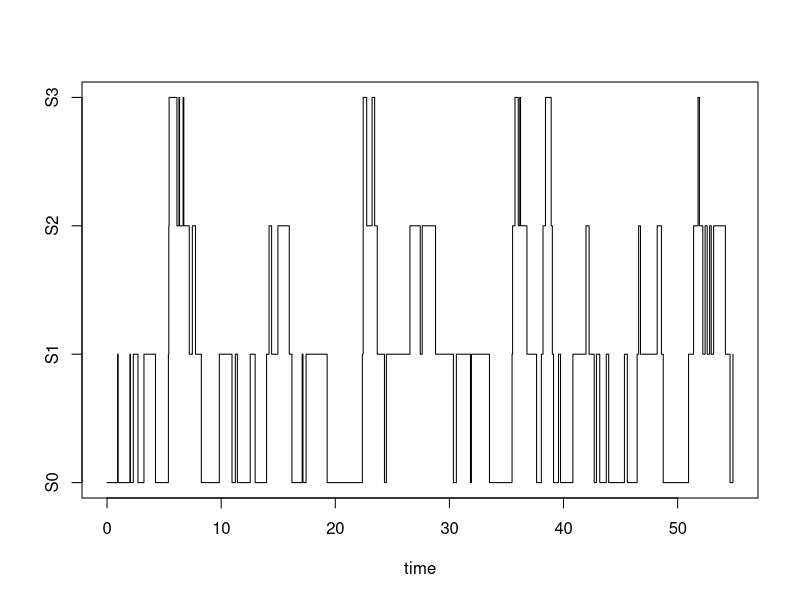

Reproduce this figure in R.
####################################################################
##
##   Simulating Continuous Time Markov Chains
##
##   date:   6/7/2018
##   author: Balint Tamasi
##
####################################################################

## Generator matrix
lambda <- 1
mu     <- 1
Q <- rbind(c(-lambda, lambda, 0, 0),
           c(mu, -(lambda+mu), lambda, 0),
           c(0, 2*mu, -(lambda+2*mu), lambda),
           c(0, 0, 2*mu, -2*mu))

sim_ctmc <- function(Tmax, Q, start = 1, S = 1:ncol(Q)) {
  ## ============================
  ## Simulates finite-state CTMC
  ## Q: generator matrix
  ## ============================
  H <- rowSums(Q) - diag(Q) ## holding rates
  ## transition matrix of embedded DTMC
  P <- Q / H
  diag(P) <- 0
  
  state <- start
  time  <- 0
  out_state <- S[state]
  out_time  <- time
  while (time < Tmax) {
    time <- time + rexp(1, H[state])
    state <- sample(1:ncol(Q), 1, prob = P[state, ])
    out_state <- c(out_state, S[state])
    out_time  <- c(out_time, time)
  }
  return(list(T = out_time, S = out_state))
}

## Simulate a long chain and plot the first part
set.seed(100)
mc <- sim_ctmc(1e4, Q, S = 0:3)
plot(mc$T[1:100], mc$S[1:100], 
     type = "s", yaxt = "n", xlab = "time", ylab = "")
axis(2, at = 0:3, labels = paste0("S", 0:3))

## Stationary distribution of the states
(p <- tapply(diff(mc$T), mc$S[-length(mc$S)], sum) / max(mc$T))
p %*% Q ## ~ 0

## Stationary distribution: analytical result
p0 <- 1 / (1 + lambda/mu + lambda^2/(2*mu^2) + lambda^3/(4*mu^3))
(pa <- c(p0, p0 * lambda/mu, p0 * lambda^2/(2*mu^2), p0 * lambda^3/(4*mu^3)))
pa %*% Q ## check if 0

## S3: a customer is waiting -> estimate average waiting time
mean(diff(mc$T)[mc$S[-length(mc$S)] == 3])